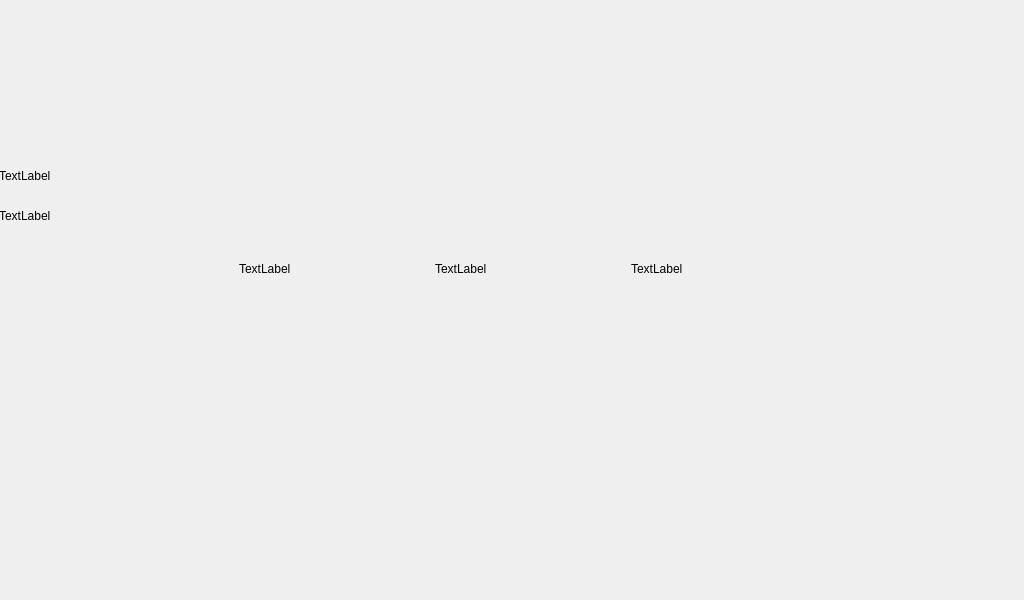
<?xml version="1.0" encoding="UTF-8"?>
<ui version="4.0">
 <class>ExitPage</class>
 <widget class="QWidget" name="ExitPage">
  <property name="geometry">
   <rect>
    <x>0</x>
    <y>0</y>
    <width>1024</width>
    <height>600</height>
   </rect>
  </property>
  <property name="windowTitle">
   <string>Form</string>
  </property>
  <widget class="QWidget" name="verticalLayoutWidget">
   <property name="geometry">
    <rect>
     <x>-1</x>
     <y>-1</y>
     <width>1021</width>
     <height>601</height>
    </rect>
   </property>
   <layout class="QVBoxLayout" name="verticalLayout">
    <item>
     <spacer name="verticalSpacer">
      <property name="orientation">
       <enum>Qt::Vertical</enum>
      </property>
      <property name="sizeType">
       <enum>QSizePolicy::Fixed</enum>
      </property>
      <property name="sizeHint" stdset="0">
       <size>
        <width>10</width>
        <height>170</height>
       </size>
      </property>
     </spacer>
    </item>
    <item>
     <widget class="QLabel" name="titleLabel">
      <property name="text">
       <string>TextLabel</string>
      </property>
     </widget>
    </item>
    <item>
     <spacer name="verticalSpacer_2">
      <property name="orientation">
       <enum>Qt::Vertical</enum>
      </property>
      <property name="sizeType">
       <enum>QSizePolicy::Fixed</enum>
      </property>
      <property name="sizeHint" stdset="0">
       <size>
        <width>20</width>
        <height>20</height>
       </size>
      </property>
     </spacer>
    </item>
    <item>
     <widget class="QLabel" name="optionLabel">
      <property name="text">
       <string>TextLabel</string>
      </property>
     </widget>
    </item>
    <item>
     <spacer name="verticalSpacer_3">
      <property name="orientation">
       <enum>Qt::Vertical</enum>
      </property>
      <property name="sizeType">
       <enum>QSizePolicy::Fixed</enum>
      </property>
      <property name="sizeHint" stdset="0">
       <size>
        <width>20</width>
        <height>30</height>
       </size>
      </property>
     </spacer>
    </item>
    <item>
     <layout class="QHBoxLayout" name="horizontalLayout">
      <item>
       <spacer name="horizontalSpacer">
        <property name="orientation">
         <enum>Qt::Horizontal</enum>
        </property>
        <property name="sizeHint" stdset="0">
         <size>
          <width>40</width>
          <height>20</height>
         </size>
        </property>
       </spacer>
      </item>
      <item>
       <widget class="QLabel" name="cancelLabel">
        <property name="minimumSize">
         <size>
          <width>150</width>
          <height>0</height>
         </size>
        </property>
        <property name="maximumSize">
         <size>
          <width>100</width>
          <height>16777215</height>
         </size>
        </property>
        <property name="text">
         <string>TextLabel</string>
        </property>
       </widget>
      </item>
      <item>
       <spacer name="horizontalSpacer_3">
        <property name="orientation">
         <enum>Qt::Horizontal</enum>
        </property>
        <property name="sizeType">
         <enum>QSizePolicy::Fixed</enum>
        </property>
        <property name="sizeHint" stdset="0">
         <size>
          <width>40</width>
          <height>20</height>
         </size>
        </property>
       </spacer>
      </item>
      <item>
       <widget class="QLabel" name="restartLabel">
        <property name="minimumSize">
         <size>
          <width>150</width>
          <height>0</height>
         </size>
        </property>
        <property name="maximumSize">
         <size>
          <width>150</width>
          <height>16777215</height>
         </size>
        </property>
        <property name="text">
         <string>TextLabel</string>
        </property>
       </widget>
      </item>
      <item>
       <spacer name="horizontalSpacer_2">
        <property name="orientation">
         <enum>Qt::Horizontal</enum>
        </property>
        <property name="sizeType">
         <enum>QSizePolicy::Fixed</enum>
        </property>
        <property name="sizeHint" stdset="0">
         <size>
          <width>40</width>
          <height>20</height>
         </size>
        </property>
       </spacer>
      </item>
      <item>
       <widget class="QLabel" name="exitLabel">
        <property name="minimumSize">
         <size>
          <width>150</width>
          <height>0</height>
         </size>
        </property>
        <property name="maximumSize">
         <size>
          <width>150</width>
          <height>16777215</height>
         </size>
        </property>
        <property name="text">
         <string>TextLabel</string>
        </property>
       </widget>
      </item>
      <item>
       <spacer name="horizontalSpacer_4">
        <property name="orientation">
         <enum>Qt::Horizontal</enum>
        </property>
        <property name="sizeHint" stdset="0">
         <size>
          <width>40</width>
          <height>20</height>
         </size>
        </property>
       </spacer>
      </item>
     </layout>
    </item>
    <item>
     <spacer name="verticalSpacer_4">
      <property name="orientation">
       <enum>Qt::Vertical</enum>
      </property>
      <property name="sizeHint" stdset="0">
       <size>
        <width>20</width>
        <height>40</height>
       </size>
      </property>
     </spacer>
    </item>
   </layout>
  </widget>
  <widget class="QFrame" name="buttonFrame">
   <property name="geometry">
    <rect>
     <x>510</x>
     <y>560</y>
     <width>512</width>
     <height>40</height>
    </rect>
   </property>
   <property name="styleSheet">
    <string notr="true"/>
   </property>
   <property name="lineWidth">
    <number>0</number>
   </property>
   <layout class="QHBoxLayout" name="horizontalButtons">
    <property name="spacing">
     <number>0</number>
    </property>
    <property name="leftMargin">
     <number>0</number>
    </property>
    <property name="topMargin">
     <number>0</number>
    </property>
    <property name="rightMargin">
     <number>0</number>
    </property>
    <property name="bottomMargin">
     <number>0</number>
    </property>
    <item>
     <layout class="QGridLayout" name="buttonLayout">
      <property name="spacing">
       <number>0</number>
      </property>
     </layout>
    </item>
   </layout>
  </widget>
 </widget>
 <resources/>
 <connections/>
</ui>
